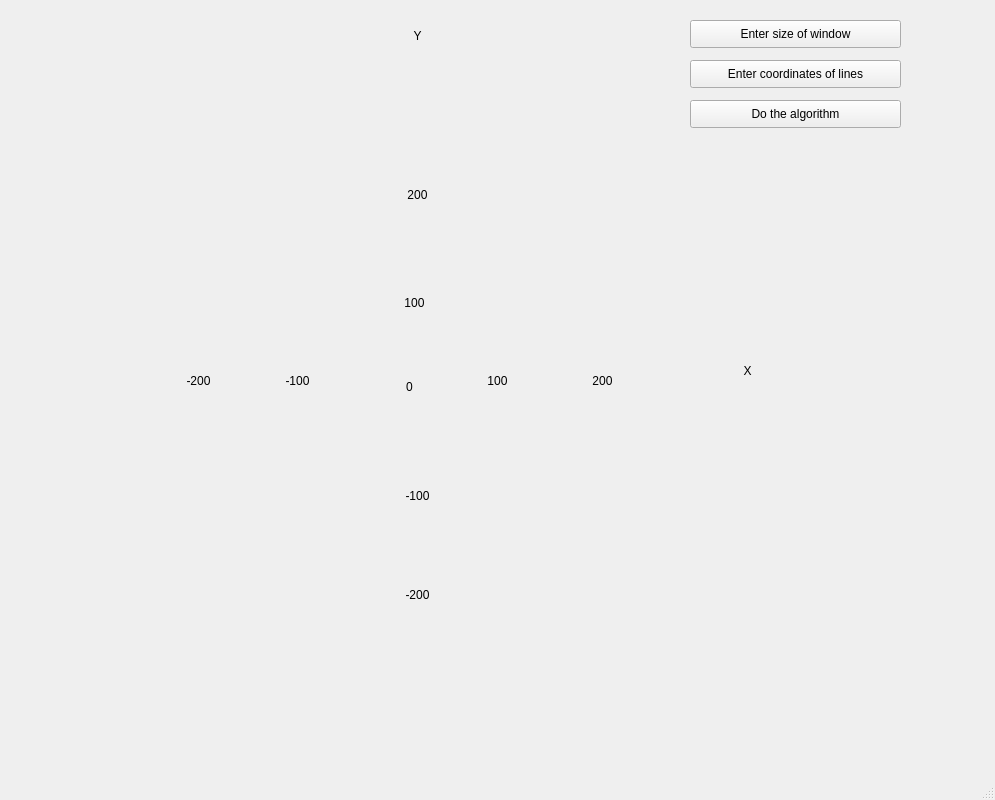
<?xml version="1.0" encoding="UTF-8"?>
<ui version="4.0">
 <class>MainWindow</class>
 <widget class="QMainWindow" name="MainWindow">
  <property name="geometry">
   <rect>
    <x>0</x>
    <y>0</y>
    <width>995</width>
    <height>800</height>
   </rect>
  </property>
  <property name="windowTitle">
   <string>MainWindow</string>
  </property>
  <widget class="QWidget" name="centralwidget">
   <widget class="QPushButton" name="pushButton">
    <property name="geometry">
     <rect>
      <x>690</x>
      <y>60</y>
      <width>211</width>
      <height>28</height>
     </rect>
    </property>
    <property name="text">
     <string>Enter coordinates of lines</string>
    </property>
   </widget>
   <widget class="QPushButton" name="pushButton_2">
    <property name="geometry">
     <rect>
      <x>690</x>
      <y>20</y>
      <width>211</width>
      <height>28</height>
     </rect>
    </property>
    <property name="text">
     <string>Enter size of window</string>
    </property>
   </widget>
   <widget class="QPushButton" name="pushButton_3">
    <property name="geometry">
     <rect>
      <x>690</x>
      <y>100</y>
      <width>211</width>
      <height>28</height>
     </rect>
    </property>
    <property name="text">
     <string>Do the algorithm</string>
    </property>
   </widget>
   <widget class="QLabel" name="label">
    <property name="geometry">
     <rect>
      <x>720</x>
      <y>350</y>
      <width>55</width>
      <height>41</height>
     </rect>
    </property>
    <property name="text">
     <string>X</string>
    </property>
    <property name="alignment">
     <set>Qt::AlignCenter</set>
    </property>
   </widget>
   <widget class="QLabel" name="label_2">
    <property name="geometry">
     <rect>
      <x>390</x>
      <y>10</y>
      <width>55</width>
      <height>51</height>
     </rect>
    </property>
    <property name="text">
     <string>Y</string>
    </property>
    <property name="alignment">
     <set>Qt::AlignCenter</set>
    </property>
   </widget>
   <widget class="QLabel" name="label_3">
    <property name="geometry">
     <rect>
      <x>470</x>
      <y>350</y>
      <width>55</width>
      <height>61</height>
     </rect>
    </property>
    <property name="text">
     <string>100</string>
    </property>
    <property name="alignment">
     <set>Qt::AlignCenter</set>
    </property>
   </widget>
   <widget class="QLabel" name="label_4">
    <property name="geometry">
     <rect>
      <x>387</x>
      <y>277</y>
      <width>55</width>
      <height>51</height>
     </rect>
    </property>
    <property name="text">
     <string>100</string>
    </property>
    <property name="alignment">
     <set>Qt::AlignCenter</set>
    </property>
   </widget>
   <widget class="QLabel" name="label_5">
    <property name="geometry">
     <rect>
      <x>270</x>
      <y>360</y>
      <width>55</width>
      <height>41</height>
     </rect>
    </property>
    <property name="text">
     <string>-100</string>
    </property>
    <property name="alignment">
     <set>Qt::AlignCenter</set>
    </property>
   </widget>
   <widget class="QLabel" name="label_6">
    <property name="geometry">
     <rect>
      <x>390</x>
      <y>480</y>
      <width>55</width>
      <height>31</height>
     </rect>
    </property>
    <property name="text">
     <string>-100</string>
    </property>
    <property name="alignment">
     <set>Qt::AlignCenter</set>
    </property>
   </widget>
   <widget class="QLabel" name="label_7">
    <property name="geometry">
     <rect>
      <x>390</x>
      <y>184</y>
      <width>55</width>
      <height>21</height>
     </rect>
    </property>
    <property name="text">
     <string>200</string>
    </property>
    <property name="alignment">
     <set>Qt::AlignCenter</set>
    </property>
   </widget>
   <widget class="QLabel" name="label_8">
    <property name="geometry">
     <rect>
      <x>575</x>
      <y>373</y>
      <width>55</width>
      <height>16</height>
     </rect>
    </property>
    <property name="text">
     <string>200</string>
    </property>
    <property name="alignment">
     <set>Qt::AlignCenter</set>
    </property>
   </widget>
   <widget class="QLabel" name="label_9">
    <property name="geometry">
     <rect>
      <x>390</x>
      <y>587</y>
      <width>55</width>
      <height>16</height>
     </rect>
    </property>
    <property name="text">
     <string>-200</string>
    </property>
    <property name="alignment">
     <set>Qt::AlignCenter</set>
    </property>
   </widget>
   <widget class="QLabel" name="label_10">
    <property name="geometry">
     <rect>
      <x>171</x>
      <y>373</y>
      <width>55</width>
      <height>16</height>
     </rect>
    </property>
    <property name="text">
     <string>-200</string>
    </property>
    <property name="alignment">
     <set>Qt::AlignCenter</set>
    </property>
   </widget>
   <widget class="QLabel" name="label_11">
    <property name="geometry">
     <rect>
      <x>382</x>
      <y>379</y>
      <width>55</width>
      <height>16</height>
     </rect>
    </property>
    <property name="text">
     <string>0</string>
    </property>
    <property name="alignment">
     <set>Qt::AlignCenter</set>
    </property>
   </widget>
  </widget>
  <widget class="QMenuBar" name="menubar">
   <property name="geometry">
    <rect>
     <x>0</x>
     <y>0</y>
     <width>995</width>
     <height>26</height>
    </rect>
   </property>
  </widget>
  <widget class="QStatusBar" name="statusbar"/>
 </widget>
 <resources/>
 <connections/>
</ui>
